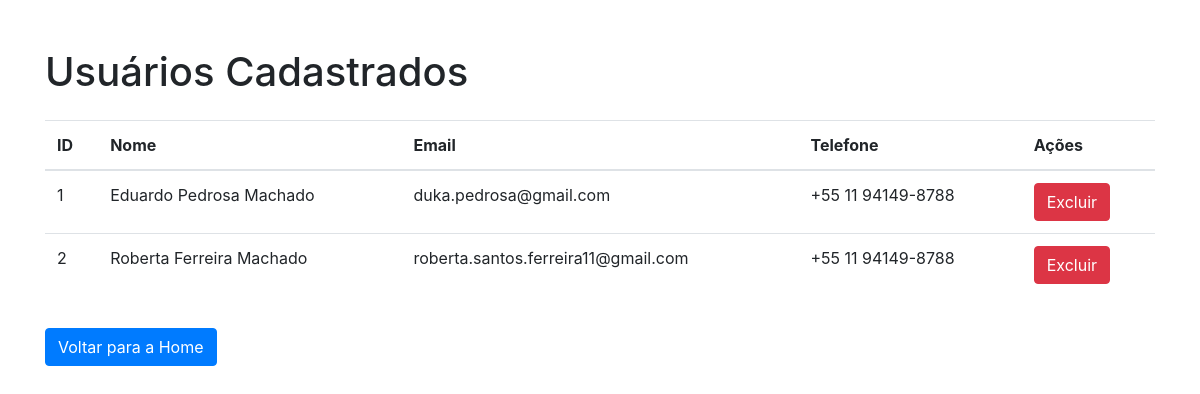
The page /usuarios_cadastrados (signed in) on the database its author committed.
### models.py (models this page shows)
class Usuario(db.Model):
    __tablename__ = 'usuario'
    id = db.Column(db.Integer, primary_key=True)
    nome = db.Column(db.String(100), nullable=False)
    email = db.Column(db.String(100), nullable=False, unique=True)
    telefone = db.Column(db.String(20), nullable=False)
    evento_id = db.Column(db.Integer, db.ForeignKey('evento.id'), nullable=True)
    evento = db.relationship('Evento', backref='usuarios', foreign_keys=[evento_id])

### app.py (the view)
@app.route('/usuarios_cadastrados')
@login_required
def usuarios_cadastrados():
    if not current_user.is_admin:
        flash('Você precisa ser um administrador para acessar esta página', 'danger')
        return redirect(url_for('home'))
    usuarios = Usuario.query.all()
    return render_template('usuarios_cadastrados.html', usuarios=usuarios)

### app.py (called while the page is built)
@login_manager.user_loader
def load_user(user_id):
    return UsuarioLogin.query.get(int(user_id))

### templates/usuarios_cadastrados.html (shortened to what this page needs)
<!DOCTYPE html>
<html lang="pt-BR">
<head>
    <link rel="stylesheet" href="https://maxcdn.bootstrapcdn.com/bootstrap/4.0.0/css/bootstrap.min.css">
</head>
<body>
    <div class="container">
        <h1 class="mt-5">Usuários Cadastrados</h1>
        <table class="table mt-4">
            <thead>
                <tr>
                    <th scope="col">ID</th>
                    <th scope="col">Nome</th>
                    <th scope="col">Email</th>
                    <th scope="col">Telefone</th>
                    <th scope="col">Ações</th>
                </tr>
            </thead>
            <tbody>
                {% for usuario in usuarios %}
                    <tr>
                        <td>{{ usuario.id }}</td>
                        <td>{{ usuario.nome }}</td>
                        <td>{{ usuario.email }}</td>
                        <td>{{ usuario.telefone }}</td>
                        <td>
                            <form action="{{ url_for('excluir_usuario', usuario_id=usuario.id) }}" method="POST" style="display:inline;">
                                <button type="submit" class="btn btn-danger">Excluir</button>
                            </form>
                        </td>
                    </tr>
                {% endfor %}
            </tbody>
        </table>
        <a href="{{ url_for('home') }}" class="btn btn-primary mt-3">Voltar para a Home</a>
    </div>
</body>
</html>

### rows shown on the page
Usuario: id "1", nome "Eduardo Pedrosa Machado", email "duka.pedrosa@gmail.com", telefone "+55 11 94149-8788"
Usuario: id "2", nome "Roberta Ferreira Machado", email "roberta.santos.ferreira11@gmail.com", telefone "+55 11 94149-8788"
